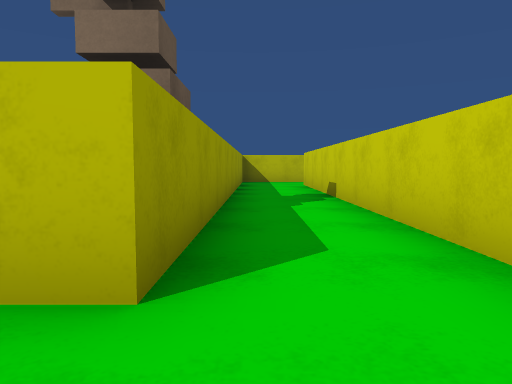
View 1 (above)

18 first-person views from a walk through a Unity game level. The camera is 0.29 m above the floor, tilts 4° down and sees 70° across. The floor is counted in squares, 0.5 m on a side. Each view is taken from the middle of a square. On the plan, view 1 faces up. The plan holds only what a view shows up to about 10 squares ahead; the rest is blank.

View 2
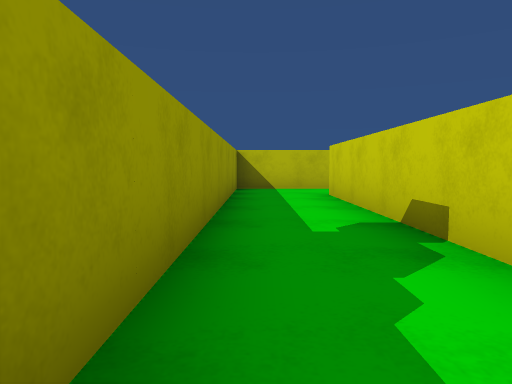

View 3
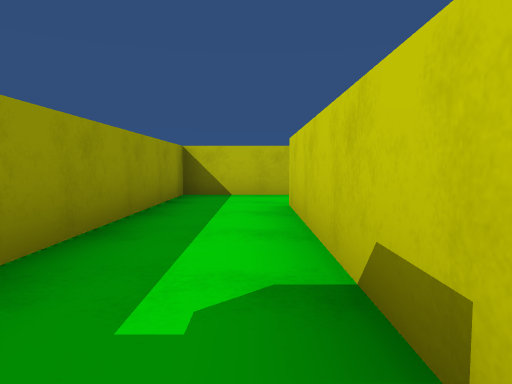

View 4
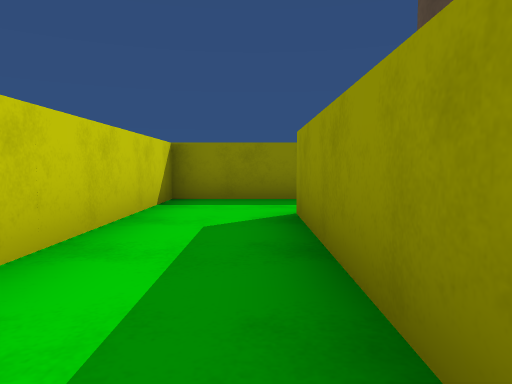

View 5
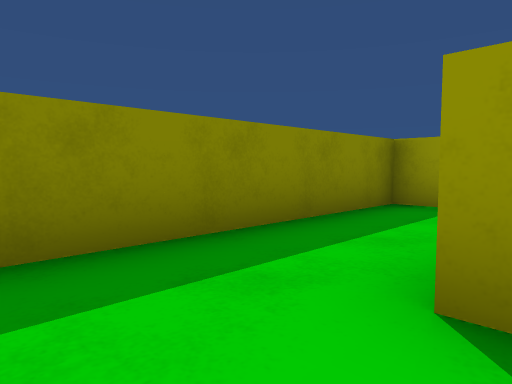

View 6
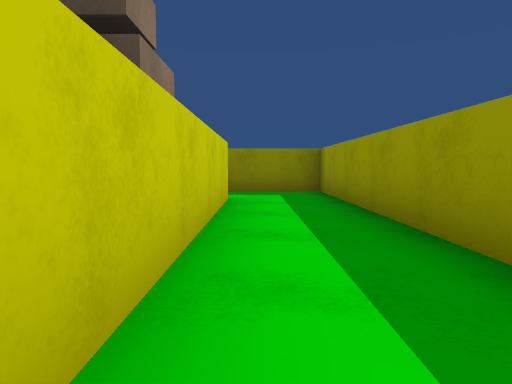

View 7
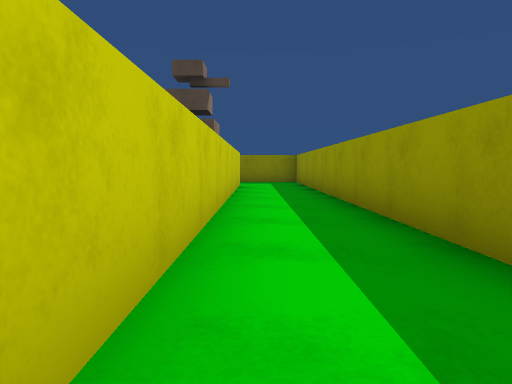

View 8
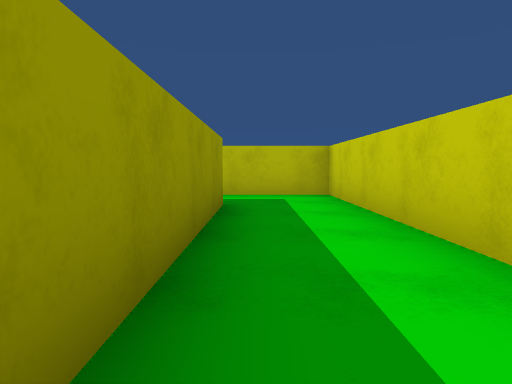

View 9
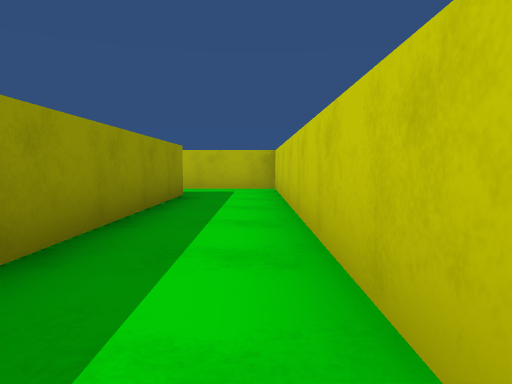

View 10
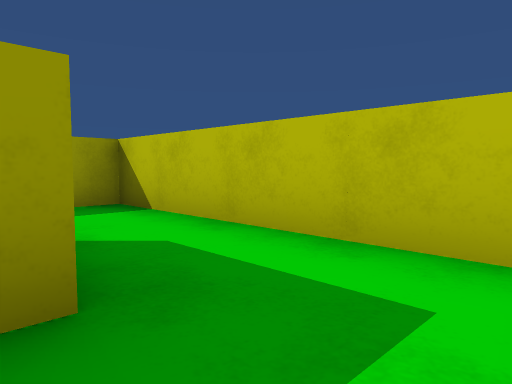

View 11
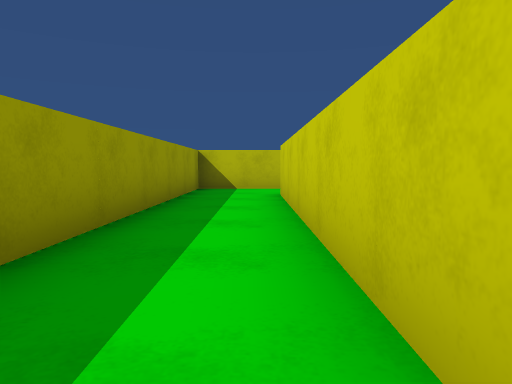

View 12
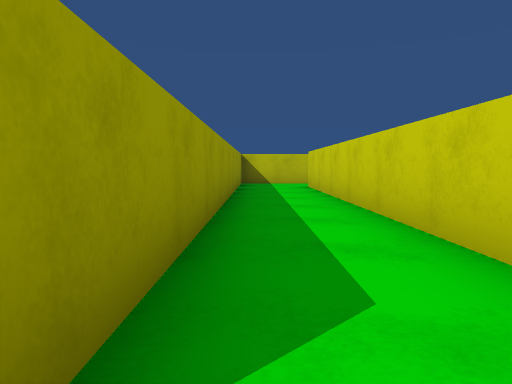

View 13
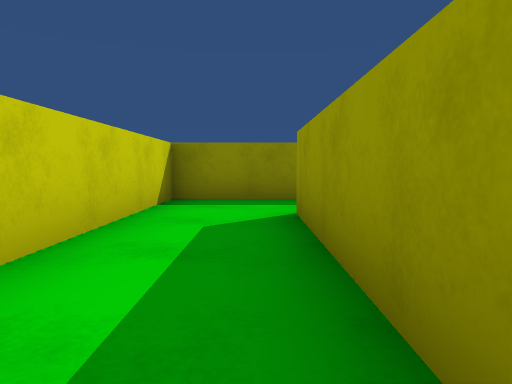

View 14
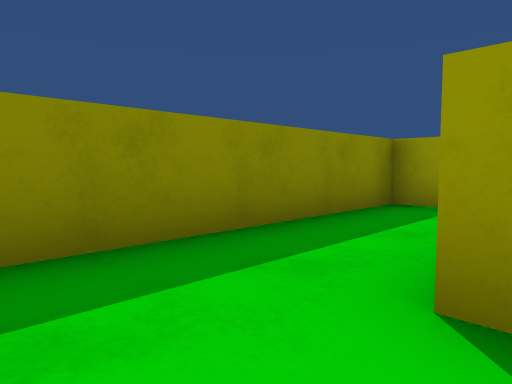

View 15
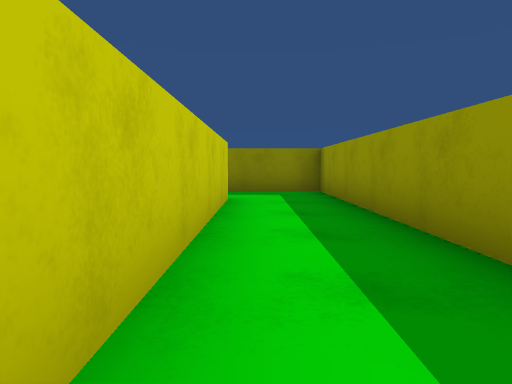

View 16
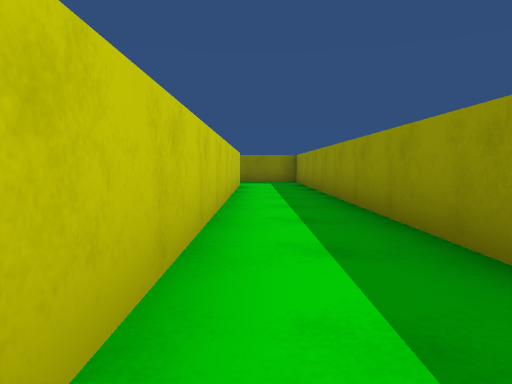

View 17
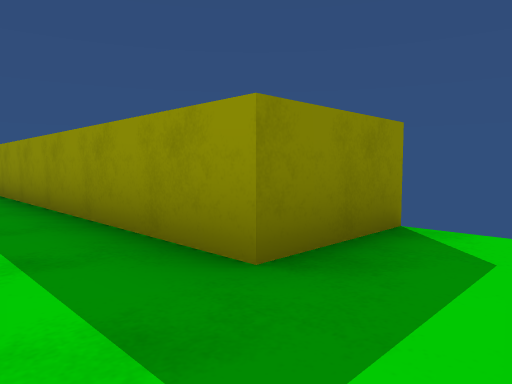

View 18
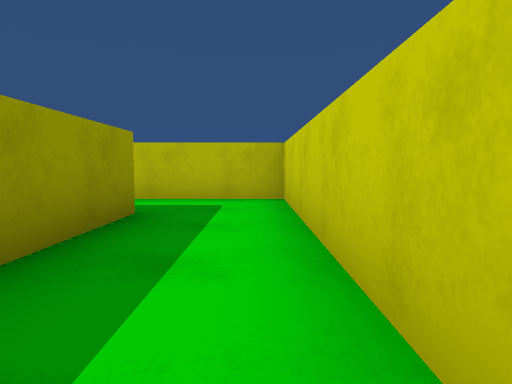

### Floor plan
Points are (right, up) in squares from view 1. A wall is a line through its corners. A room is listed if a view was taken in it or the views show most of it. See-through windows are left out.
Room 1 (views 1, 2, 3, 4, 5, 6, 7, 8, 9, 10)
walls: (-0.5, 3.6) (-0.5, 1.5) (-1.1, 1.5); (-2.5, 5.4) (-2.5, 13.5) (-4.5, 13.5); (-2.5, 1.6) (-2.5, 3.6); (-4.5, 11.6) (-4.5, -0.5) (1.5, -0.5) (1.5, 11.5); (2, 13.5) (-0.5, 13.5) (-0.5, 5.4)
ways out: opening at (-5.5, 12.5) to room 2
objects: other object (-2, 4) to (-1, 5)
Room 2 (views 11, 12, 13, 14)
walls: (-4.5, 13.5) (-8.5, 13.5) (-8.5, 1.5); (-8.5, -0.5) (-6.5, -0.5) (-6.5, 11.4)
ways out: opening at (-5.5, 12.5) to room 1; opening at (-9.5, 0.5) to room 3
Room 3 (views 15, 16, 17, 18)
walls: (-14.6, 11.5) (-12.5, 11.5) (-12.5, -0.5) (-8.5, -0.5); (-10.5, 1.6) (-10.5, 13.5) (-13.2, 13.5)
ways out: opening at (-9.5, 0.5) to room 2

Where each view was taken, in squares from view 1:
view 1: 0 up, 0 right, facing up
view 2: 4 up, 0 right, facing up
view 3: 6 up, 1 right, facing up
view 4: 6 up, 0 right, facing down
view 5: 2 up, 1 right, facing down-left
view 6: 8 up, 3 left, facing down
view 7: 13 up, 3 left, facing down
view 8: 6 up, 4 left, facing up
view 9: 4 up, 3 left, facing up
view 10: 11 up, 3 left, facing up-left
view 11: 4 up, 7 left, facing up
view 12: 1 up, 8 left, facing up
view 13: 6 up, 8 left, facing down
view 14: 2 up, 7 left, facing down-left
view 15: 8 up, 11 left, facing down
view 16: 13 up, 11 left, facing down
view 17: 13 up, 11 left, facing down-left
view 18: 7 up, 11 left, facing up
